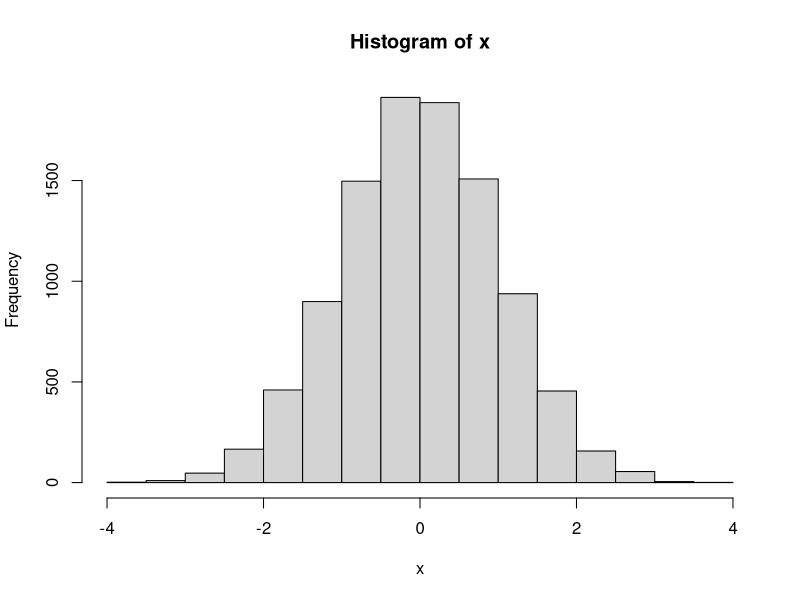

Here is the R script that generated this plot:
## ---- chunk 1
#reminder: to create a function: function name <- function(arguments/inputs){code to run}
geometricMean <- function(x){
  prod(x)^(1/length(x))
  #takes the product of all of the values in the vector x, raises it to the 1/n, which is the same as taking the nth root of it.
}

vector <- c(1, 2, 3, 4, 5, 6, 7, 8, 9, 10, 25, 50, 100, 200, 1000)
#creates a vector: a series of data of the same data type
geometricMean(vector)
#runs our function that we just created on the vector we just created

#Note: na.rm = TRUE, and na.omit() can be helpful tools
## ---- chunk 2
sos <- function(x){
  sum((x-mean(x))^2)
  #takes the sum of the difference of each value from the mean of the whole vector, squared. 
}
sos(vector)
## ---- chunk 3
sampVariance <- function(x){
  (sum((x-mean(x))^2))/(length(x)-1)
}
sampVariance(vector)
## ---- chunk 4
stError <- function(x){
  sd(x)/sqrt(length(x))
}
stError(vector)
## ---- chunk 5
#create a random normal distribution using the rnorm(sample-size, mean, standard deviation) function
#the set.seed() function ensures that each time the function is run, it returns the same set of random numbers
x <- rnorm(10000, 0, 1)

#create a histogram of this norm
hist(x, freq = TRUE)

